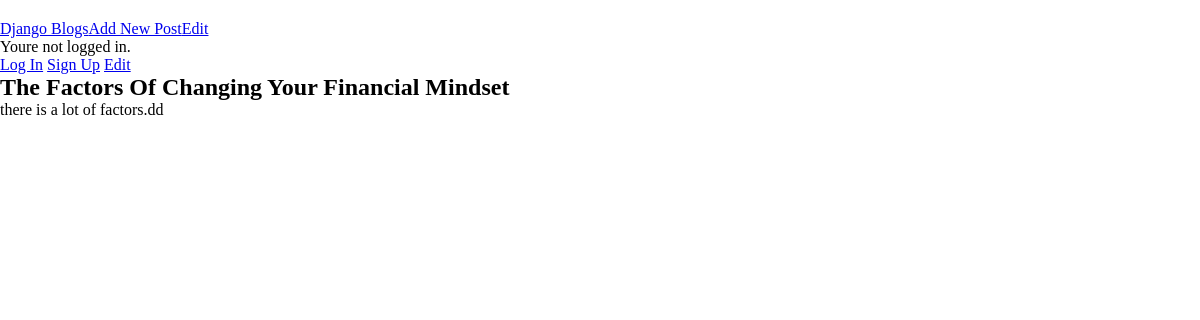
/post/1, run on the app's committed database.
### blog/models.py (models this page shows, shortened)
class Blog(models.Model):
    title = models.CharField(max_length=200)
    authour = models.ForeignKey('auth.user',on_delete=models.CASCADE)
    body = models.TextField()

### blog/views.py (the view)
# urls.py: path('post/<int:pk>',BlogDetailView.as_view(),name='post_detail'),
class BlogDetailView(DetailView):
    model = Blog
    template_name = 'post_detail.html'
    context_object_name = 'blog'

### templates/post_detail.html (shortened to what this page needs)
{% extends 'base.html'%}
{%block body %}
{%block option%}
<a href="{% url 'post_edit' blog.pk %}">Edit</a>
{%endblock option%}
<h2>{{blog.title}}</h2>
<p>{{blog.body}}</p>
{%endblock body%}

### static/css/base.css (style rules this page uses)
*,*::after,*::before { margin: 0%; padding: 0%; box-sizing: border-box; }
body { margin: auto; }

### data on the page
Blog: title "The Factors Of Changing Your Financial Mindset", body "there is a lot of factors.dd"
